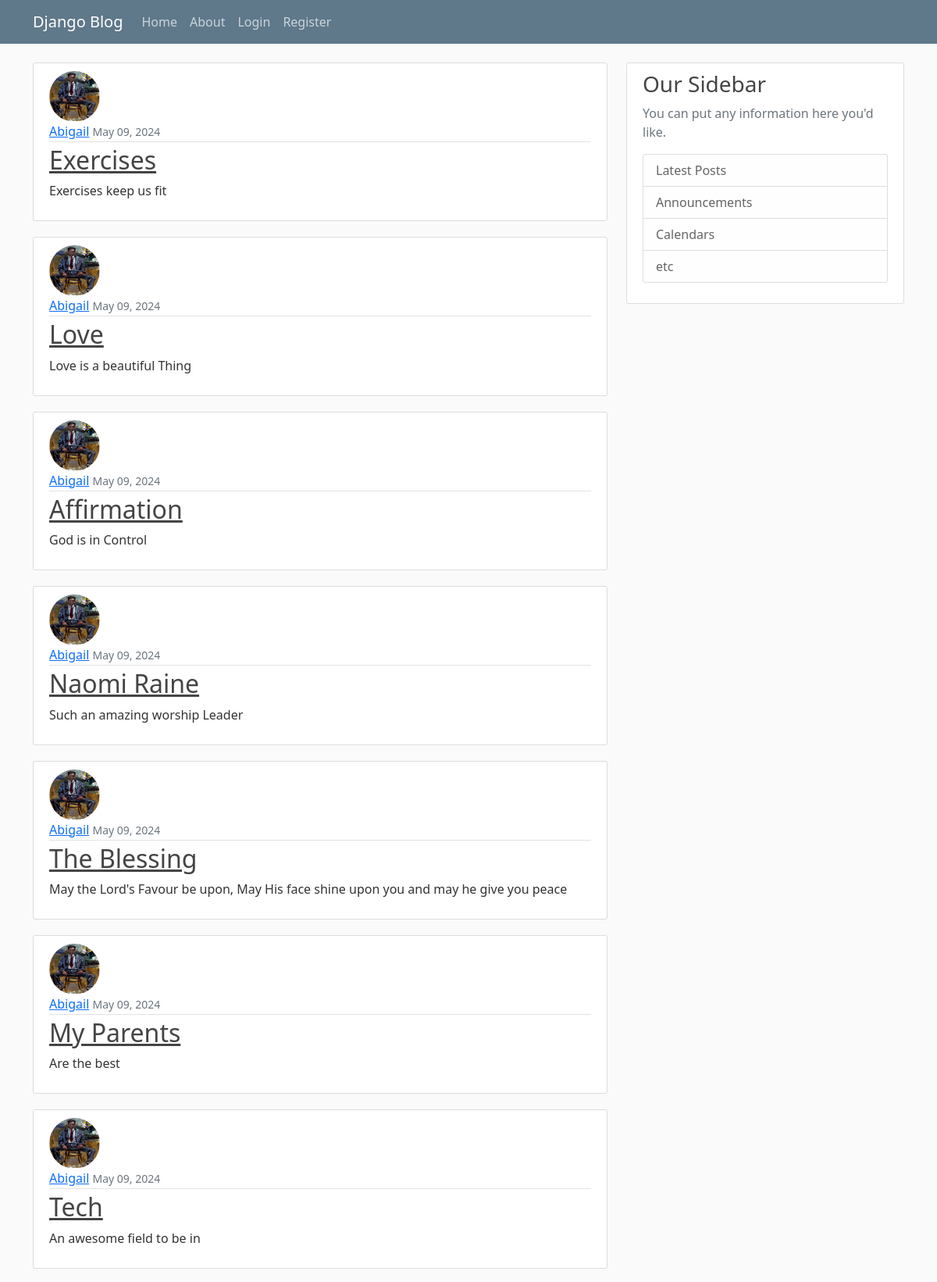
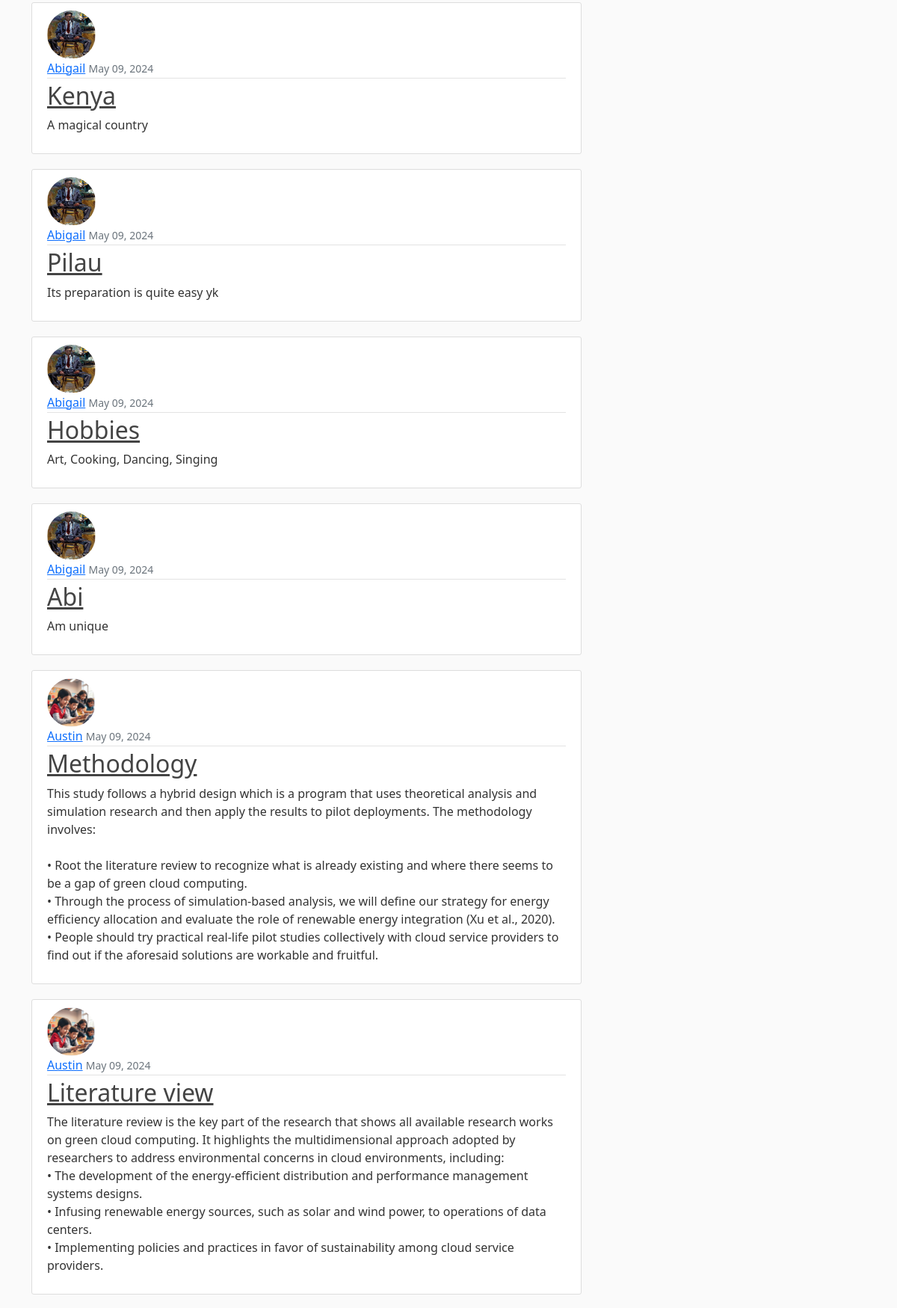
The page / (upper part) on the database its author committed (2 pictures, top to bottom).
### blog/models.py (models this page shows, shortened)
class Post(models.Model):
    title = models.CharField(max_length=100)  # Title field for the post, limited to 100 characters
    content = models.TextField()  # Content field for the post, allowing for larger text
    date_posted = models.DateTimeField(default=timezone.now)  # Date and time when the post was created
    author = models.ForeignKey(User, on_delete=models.CASCADE)  # ForeignKey relationship with the User model, each post belongs to a user

### users/models.py (models this page shows, shortened)
class Profile(models.Model):
    user = models.OneToOneField(User, on_delete=models.CASCADE)
    image = models.ImageField(default='default.PNG', upload_to='profile_pics')

### blog/views.py (the view)
# urls.py: path('', PostListView.as_view(), name="blog-home"),
class PostListView(ListView):
    model = Post
    template_name = 'blog/home.html' # <app>/<model>_<viewtype>.html
    context_object_name = 'posts'
    ordering = ['-date_posted']

### blog/templates/blog/home.html
{% extends "blog/base.html" %}
{% block content %}
    {% for post in posts %}
        <article class="media content-section">
            <img class="rounded-circle article-img" src="{{ post.author.profile.image.url }}" alt="image">
            <div class="media-body">
                <div class="article-metadata">
                    <a class="mr-2" href="#">{{ post.author }}</a>
                    <small class="text-muted">{{ post.date_posted|date:"F d, Y" }}</small>
                </div>
                <h2><a class="article-title" href="{% url 'post_detail' post.id %}">{{ post.title }}</a></h2>
                <p class="article-content">{{ post.content }}</p>
            </div>
        </article>
    {% endfor %}
{% endblock content %}

### blog/templates/blog/base.html (shortened to what this page needs)
{% load static %}
<!DOCTYPE html>
<html lang="en">
<head>
    <link href="https://cdn.jsdelivr.net/npm/bootstrap@5.0.2/dist/css/bootstrap.min.css" rel="stylesheet"
>
    <link rel="stylesheet" href="{% static 'blog/main.css' %}">
</head>
<body>
    <header class="site-header">
        <nav class="navbar navbar-expand-md navbar-dark bg-steel fixed-top">
            <div class="container">
                <a class="navbar-brand mr-4" href="{% url 'blog-home' %}">Django Blog</a>
                <div class="collapse navbar-collapse" id="navbarToggle">
                    <div class="navbar-nav mr-auto">
                        <a class="nav-item nav-link" href="{% url 'blog-home' %}">Home</a>
                        <a class="nav-item nav-link" href="{% url 'blog-about' %}">About</a>
                    </div>
                    <div class="navbar-nav">
                        {% if user.is_authenticated %}
                        <a class="nav-item nav-link" href="{% url 'post_create' %}">New Post</a>
                        <a class="nav-item nav-link" href="{% url 'profile' %}">Profile</a>
                        <a class="nav-item nav-link" href="{% url 'logout' %}">Logout</a>
                        {% else %}
                        <a class="nav-item nav-link" href="{% url 'login' %}">Login</a>
                        <a class="nav-item nav-link" href="{% url 'register' %}">Register</a>
                        {% endif %}
                    </div>
                </div>
            </div>
        </nav>
    </header>
    <main role="main" class="container">
        <div class="row">
            <div class="col-md-8">
                {% block content %}{% endblock %}
            </div>
            <div class="col-md-4">
                <div class="content-section">
                    <h3>Our Sidebar</h3>
                    <p class='text-muted'>You can put any information here you'd like.
                    <ul class="list-group">
                        <li class="list-group-item list-group-item-light">Latest Posts</li>
                        <li class="list-group-item list-group-item-light">Announcements</li>
                        <li class="list-group-item list-group-item-light">Calendars</li>
                        <li class="list-group-item list-group-item-light">etc</li>
                    </ul>
                    </p>
                </div>
            </div>
        </div>
    </main>
</body>
</html>

### blog/static/blog/main.css (style rules this page uses)
body { background: #fafafa; color: #333333; margin-top: 5rem; }
h1, h2, h3, h4, h5, h6 { color: #444444; }
ul { margin: 0; }
.bg-steel { background-color: #5f788a; }
.site-header .navbar-nav .nav-link { color: #cbd5db; }
.content-section { background: #ffffff; padding: 10px 20px; border: 1px solid #dddddd; border-radius: 3px; margin-bottom: 20px; }
.article-title { color: #444444; }
.article-content { white-space: pre-line; }
.article-img { height: 65px; width: 65px; margin-right: 16px; }
.article-metadata { padding-bottom: 1px; margin-bottom: 4px; border-bottom: 1px solid #e3e3e3 }

### rows shown on the page
Post: author.profile.image (picture), author "Abigail", date_posted "May 09, 2024", title "Exercises", content "Exercises keep us fit"
Post: author.profile.image (picture), author "Abigail", date_posted "May 09, 2024", title "Love", content "Love is a beautiful Thing"
Post: author.profile.image (picture), author "Abigail", date_posted "May 09, 2024", title "Affirmation", content "God is in Control"
Post: author.profile.image (picture), author "Abigail", date_posted "May 09, 2024", title "Naomi Raine", content "Such an amazing worship Leader"
Post: author.profile.image (picture), author "Abigail", date_posted "May 09, 2024", title "The Blessing", content "May the Lord's Favour be upon, May His face shine upon you and may he give you peace"
Post: author.profile.image (picture), author "Abigail", date_posted "May 09, 2024", title "My Parents", content "Are the best"
Post: author.profile.image (picture), author "Abigail", date_posted "May 09, 2024", title "Tech", content "An awesome field to be in"
Post: author.profile.image (picture), author "Abigail", date_posted "May 09, 2024", title "Kenya", content "A magical country"
Post: author.profile.image (picture), author "Abigail", date_posted "May 09, 2024", title "Pilau", content "Its preparation is quite easy yk"
Post: author.profile.image (picture), author "Abigail", date_posted "May 09, 2024", title "Hobbies", content "Art, Cooking, Dancing, Singing"
Post: author.profile.image (picture), author "Abigail", date_posted "May 09, 2024", title "Abi", content "Am unique"
Post: author.profile.image (placeholder picture), author "Austin", date_posted "May 09, 2024", title "Methodology", content "This study follows a hybrid design which is a program that uses theoretical analysis and simulation research and then apply the results to pilot deployments. The methodology involves: • Root the literature review to recognize what is already existing and where there seems to be a gap of green cloud computing. • Through the process of simulation-based analysis, we will define our strategy for energy efficiency allocation and evaluate the role of renewable energy integration (Xu et al., 2020). • People should try practical real-life pilot studies collectively with cloud service providers to find out if the aforesaid solutions are workable and fruitful."
Post: author.profile.image (placeholder picture), author "Austin", date_posted "May 09, 2024", title "Literature view", content "The literature review is the key part of the research that shows all available research works on green cloud computing. It highlights the multidimensional approach adopted by researchers to address environmental concerns in cloud environments, including: • The development of the energy-efficient distribution and performance management systems designs. • Infusing renewable energy sources, such as solar and wind power, to operations of data centers. • Implementing policies and practices in favor of sustainability among cloud service providers."
